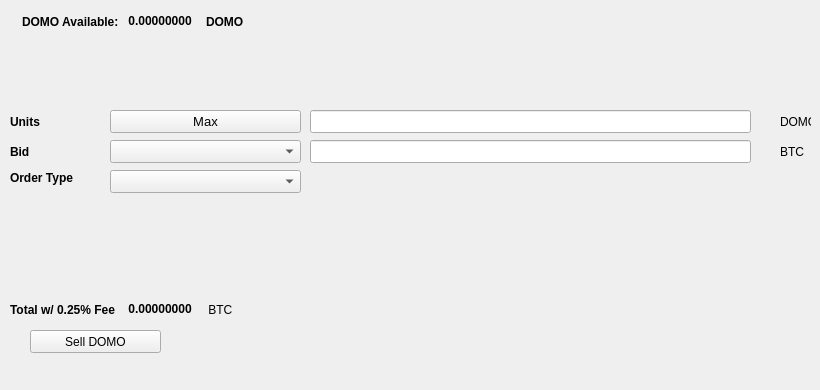
   <widget class="QWidget" name="SellTab">
    <attribute name="title">
     <string>Sell</string>
    </attribute>
    <widget class="QLabel" name="label_16">
     <property name="geometry">
      <rect>
       <x>780</x>
       <y>140</y>
       <width>31</width>
       <height>23</height>
      </rect>
     </property>
     <property name="text">
      <string>BTC</string>
     </property>
    </widget>
    <widget class="QComboBox" name="SellBidcomboBox">
     <property name="geometry">
      <rect>
       <x>110</x>
       <y>140</y>
       <width>191</width>
       <height>23</height>
      </rect>
     </property>
     <property name="font">
      <font>
       <pointsize>10</pointsize>
      </font>
     </property>
    </widget>
    <widget class="QLabel" name="label_18">
     <property name="geometry">
      <rect>
       <x>10</x>
       <y>110</y>
       <width>46</width>
       <height>23</height>
      </rect>
     </property>
     <property name="font">
      <font>
       <weight>75</weight>
       <bold>true</bold>
      </font>
     </property>
     <property name="text">
      <string>Units</string>
     </property>
    </widget>
    <widget class="QPushButton" name="Sell_Max_Amount">
     <property name="geometry">
      <rect>
       <x>110</x>
       <y>110</y>
       <width>191</width>
       <height>23</height>
      </rect>
     </property>
     <property name="font">
      <font>
       <pointsize>10</pointsize>
      </font>
     </property>
     <property name="text">
      <string>Max</string>
     </property>
    </widget>
    <widget class="QLabel" name="label_20">
     <property name="geometry">
      <rect>
       <x>10</x>
       <y>170</y>
       <width>91</width>
       <height>16</height>
      </rect>
     </property>
     <property name="font">
      <font>
       <weight>75</weight>
       <bold>true</bold>
      </font>
     </property>
     <property name="text">
      <string>Order Type</string>
     </property>
    </widget>
    <widget class="QComboBox" name="SellOrdertypeCombo">
     <property name="geometry">
      <rect>
       <x>110</x>
       <y>170</y>
       <width>191</width>
       <height>23</height>
      </rect>
     </property>
     <property name="font">
      <font>
       <pointsize>10</pointsize>
      </font>
     </property>
    </widget>
    <widget class="QLabel" name="label_21">
     <property name="geometry">
      <rect>
       <x>10</x>
       <y>140</y>
       <width>46</width>
       <height>23</height>
      </rect>
     </property>
     <property name="font">
      <font>
       <weight>75</weight>
       <bold>true</bold>
      </font>
     </property>
     <property name="text">
      <string>Bid</string>
     </property>
    </widget>
    <widget class="QLabel" name="label_22">
     <property name="geometry">
      <rect>
       <x>780</x>
       <y>110</y>
       <width>31</width>
       <height>23</height>
      </rect>
     </property>
     <property name="text">
      <string>DOMO</string>
     </property>
    </widget>
    <widget class="QLineEdit" name="UnitsInputDOMO">
     <property name="geometry">
      <rect>
       <x>310</x>
       <y>110</y>
       <width>441</width>
       <height>23</height>
      </rect>
     </property>
     <property name="font">
      <font>
       <pointsize>9</pointsize>
       <weight>75</weight>
       <bold>true</bold>
      </font>
     </property>
    </widget>
    <widget class="QLineEdit" name="SellBidPriceEdit">
     <property name="geometry">
      <rect>
       <x>310</x>
       <y>140</y>
       <width>441</width>
       <height>23</height>
      </rect>
     </property>
     <property name="font">
      <font>
       <pointsize>9</pointsize>
       <weight>75</weight>
       <bold>true</bold>
      </font>
     </property>
    </widget>
    <widget class="QPushButton" name="SellDOMOBTN">
     <property name="geometry">
      <rect>
       <x>30</x>
       <y>330</y>
       <width>131</width>
       <height>23</height>
      </rect>
     </property>
     <property name="text">
      <string>Sell DOMO</string>
     </property>
     <property name="icon">
      <iconset resource="../domo">
       <normaloff>:/icons/bitcoin</normaloff>:/icons/bitcoin</iconset>
     </property>
    </widget>
    <widget class="QWidget" name="layoutWidget3">
     <property name="geometry">
      <rect>
       <x>22</x>
       <y>12</y>
       <width>258</width>
       <height>19</height>
      </rect>
     </property>
     <layout class="QHBoxLayout" name="horizontalLayout">
      <item>
       <widget class="QLabel" name="label232_2">
        <property name="font">
         <font>
          <weight>75</weight>
          <bold>true</bold>
         </font>
        </property>
        <property name="text">
         <string>DOMO Available:</string>
        </property>
       </widget>
      </item>
      <item>
       <widget class="QLabel" name="DOMOAvailableLabel">
        <property name="palette">
         <palette>
          <active>
           <colorrole role="WindowText">
            <brush brushstyle="SolidPattern">
             <color alpha="255">
              <red>0</red>
              <green>0</green>
              <blue>0</blue>
             </color>
            </brush>
           </colorrole>
           <colorrole role="Button">
            <brush brushstyle="SolidPattern">
             <color alpha="255">
              <red>0</red>
              <green>170</green>
              <blue>0</blue>
             </color>
            </brush>
           </colorrole>
           <colorrole role="Light">
            <brush brushstyle="SolidPattern">
             <color alpha="255">
              <red>0</red>
              <green>255</green>
              <blue>0</blue>
             </color>
            </brush>
           </colorrole>
           <colorrole role="Midlight">
            <brush brushstyle="SolidPattern">
             <color alpha="255">
              <red>0</red>
              <green>212</green>
              <blue>0</blue>
             </color>
            </brush>
           </colorrole>
           <colorrole role="Dark">
            <brush brushstyle="SolidPattern">
             <color alpha="255">
              <red>0</red>
              <green>85</green>
              <blue>0</blue>
             </color>
            </brush>
           </colorrole>
           <colorrole role="Mid">
            <brush brushstyle="SolidPattern">
             <color alpha="255">
              <red>0</red>
              <green>113</green>
              <blue>0</blue>
             </color>
            </brush>
           </colorrole>
           <colorrole role="Text">
            <brush brushstyle="SolidPattern">
             <color alpha="255">
              <red>0</red>
              <green>170</green>
              <blue>0</blue>
             </color>
            </brush>
           </colorrole>
           <colorrole role="BrightText">
            <brush brushstyle="SolidPattern">
             <color alpha="255">
              <red>255</red>
              <green>255</green>
              <blue>255</blue>
             </color>
            </brush>
           </colorrole>
           <colorrole role="ButtonText">
            <brush brushstyle="SolidPattern">
             <color alpha="255">
              <red>0</red>
              <green>0</green>
              <blue>0</blue>
             </color>
            </brush>
           </colorrole>
           <colorrole role="Base">
            <brush brushstyle="SolidPattern">
             <color alpha="255">
              <red>255</red>
              <green>255</green>
              <blue>255</blue>
             </color>
            </brush>
           </colorrole>
           <colorrole role="Window">
            <brush brushstyle="SolidPattern">
             <color alpha="255">
              <red>0</red>
              <green>170</green>
              <blue>0</blue>
             </color>
            </brush>
           </colorrole>
           <colorrole role="Shadow">
            <brush brushstyle="SolidPattern">
             <color alpha="255">
              <red>0</red>
              <green>0</green>
              <blue>0</blue>
             </color>
            </brush>
           </colorrole>
           <colorrole role="AlternateBase">
            <brush brushstyle="SolidPattern">
             <color alpha="255">
              <red>127</red>
              <green>212</green>
              <blue>127</blue>
             </color>
            </brush>
           </colorrole>
           <colorrole role="ToolTipBase">
            <brush brushstyle="SolidPattern">
             <color alpha="255">
              <red>255</red>
              <green>255</green>
              <blue>220</blue>
             </color>
            </brush>
           </colorrole>
           <colorrole role="ToolTipText">
            <brush brushstyle="SolidPattern">
             <color alpha="255">
              <red>0</red>
              <green>0</green>
              <blue>0</blue>
             </color>
            </brush>
           </colorrole>
          </active>
          <inactive>
           <colorrole role="WindowText">
            <brush brushstyle="SolidPattern">
             <color alpha="255">
              <red>0</red>
              <green>0</green>
              <blue>0</blue>
             </color>
            </brush>
           </colorrole>
           <colorrole role="Button">
            <brush brushstyle="SolidPattern">
             <color alpha="255">
              <red>0</red>
              <green>170</green>
              <blue>0</blue>
             </color>
            </brush>
           </colorrole>
           <colorrole role="Light">
            <brush brushstyle="SolidPattern">
             <color alpha="255">
              <red>0</red>
              <green>255</green>
              <blue>0</blue>
             </color>
            </brush>
           </colorrole>
           <colorrole role="Midlight">
            <brush brushstyle="SolidPattern">
             <color alpha="255">
              <red>0</red>
              <green>212</green>
              <blue>0</blue>
             </color>
            </brush>
           </colorrole>
           <colorrole role="Dark">
            <brush brushstyle="SolidPattern">
             <color alpha="255">
              <red>0</red>
              <green>85</green>
              <blue>0</blue>
             </color>
            </brush>
           </colorrole>
           <colorrole role="Mid">
            <brush brushstyle="SolidPattern">
             <color alpha="255">
              <red>0</red>
              <green>113</green>
              <blue>0</blue>
             </color>
            </brush>
           </colorrole>
           <colorrole role="Text">
            <brush brushstyle="SolidPattern">
             <color alpha="255">
              <red>0</red>
              <green>170</green>
              <blue>0</blue>
             </color>
            </brush>
           </colorrole>
           <colorrole role="BrightText">
            <brush brushstyle="SolidPattern">
             <color alpha="255">
              <red>255</red>
              <green>255</green>
              <blue>255</blue>
             </color>
            </brush>
           </colorrole>
           <colorrole role="ButtonText">
            <brush brushstyle="SolidPattern">
             <color alpha="255">
              <red>0</red>
              <green>0</green>
              <blue>0</blue>
             </color>
            </brush>
           </colorrole>
           <colorrole role="Base">
            <brush brushstyle="SolidPattern">
             <color alpha="255">
              <red>255</red>
              <green>255</green>
              <blue>255</blue>
             </color>
            </brush>
           </colorrole>
           <colorrole role="Window">
            <brush brushstyle="SolidPattern">
             <color alpha="255">
              <red>0</red>
              <green>170</green>
              <blue>0</blue>
             </color>
            </brush>
           </colorrole>
           <colorrole role="Shadow">
            <brush brushstyle="SolidPattern">
             <color alpha="255">
              <red>0</red>
              <green>0</green>
              <blue>0</blue>
             </color>
            </brush>
           </colorrole>
           <colorrole role="AlternateBase">
            <brush brushstyle="SolidPattern">
             <color alpha="255">
              <red>127</red>
              <green>212</green>
              <blue>127</blue>
             </color>
            </brush>
           </colorrole>
           <colorrole role="ToolTipBase">
            <brush brushstyle="SolidPattern">
             <color alpha="255">
              <red>255</red>
              <green>255</green>
              <blue>220</blue>
             </color>
            </brush>
           </colorrole>
           <colorrole role="ToolTipText">
            <brush brushstyle="SolidPattern">
             <color alpha="255">
              <red>0</red>
              <green>0</green>
              <blue>0</blue>
             </color>
            </brush>
           </colorrole>
          </inactive>
          <disabled>
           <colorrole role="WindowText">
            <brush brushstyle="SolidPattern">
             <color alpha="255">
              <red>0</red>
              <green>85</green>
              <blue>0</blue>
             </color>
            </brush>
           </colorrole>
           <colorrole role="Button">
            <brush brushstyle="SolidPattern">
             <color alpha="255">
              <red>0</red>
              <green>170</green>
              <blue>0</blue>
             </color>
            </brush>
           </colorrole>
           <colorrole role="Light">
            <brush brushstyle="SolidPattern">
             <color alpha="255">
              <red>0</red>
              <green>255</green>
              <blue>0</blue>
             </color>
            </brush>
           </colorrole>
           <colorrole role="Midlight">
            <brush brushstyle="SolidPattern">
             <color alpha="255">
              <red>0</red>
              <green>212</green>
              <blue>0</blue>
             </color>
            </brush>
           </colorrole>
           <colorrole role="Dark">
            <brush brushstyle="SolidPattern">
             <color alpha="255">
              <red>0</red>
              <green>85</green>
              <blue>0</blue>
             </color>
            </brush>
           </colorrole>
           <colorrole role="Mid">
            <brush brushstyle="SolidPattern">
             <color alpha="255">
              <red>0</red>
              <green>113</green>
              <blue>0</blue>
             </color>
            </brush>
           </colorrole>
           <colorrole role="Text">
            <brush brushstyle="SolidPattern">
             <color alpha="255">
              <red>0</red>
              <green>85</green>
              <blue>0</blue>
             </color>
            </brush>
           </colorrole>
           <colorrole role="BrightText">
            <brush brushstyle="SolidPattern">
             <color alpha="255">
              <red>255</red>
              <green>255</green>
              <blue>255</blue>
             </color>
            </brush>
           </colorrole>
           <colorrole role="ButtonText">
            <brush brushstyle="SolidPattern">
             <color alpha="255">
              <red>0</red>
              <green>85</green>
              <blue>0</blue>
             </color>
            </brush>
           </colorrole>
           <colorrole role="Base">
            <brush brushstyle="SolidPattern">
             <color alpha="255">
              <red>0</red>
              <green>170</green>
              <blue>0</blue>
             </color>
            </brush>
           </colorrole>
           <colorrole role="Window">
            <brush brushstyle="SolidPattern">
             <color alpha="255">
              <red>0</red>
              <green>170</green>
              <blue>0</blue>
             </color>
            </brush>
           </colorrole>
           <colorrole role="Shadow">
            <brush brushstyle="SolidPattern">
             <color alpha="255">
              <red>0</red>
              <green>0</green>
              <blue>0</blue>
             </color>
            </brush>
           </colorrole>
           <colorrole role="AlternateBase">
            <brush brushstyle="SolidPattern">
             <color alpha="255">
              <red>0</red>
              <green>170</green>
              <blue>0</blue>
             </color>
            </brush>
           </colorrole>
           <colorrole role="ToolTipBase">
            <brush brushstyle="SolidPattern">
             <color alpha="255">
              <red>255</red>
              <green>255</green>
              <blue>220</blue>
             </color>
            </brush>
           </colorrole>
           <colorrole role="ToolTipText">
            <brush brushstyle="SolidPattern">
             <color alpha="255">
              <red>0</red>
              <green>0</green>
              <blue>0</blue>
             </color>
            </brush>
           </colorrole>
          </disabled>
         </palette>
        </property>
        <property name="font">
         <font>
          <weight>75</weight>
          <bold>true</bold>
         </font>
        </property>
        <property name="text">
         <string> 0.00000000 </string>
        </property>
        <property name="textInteractionFlags">
         <set>Qt::LinksAccessibleByMouse|Qt::TextSelectableByKeyboard|Qt::TextSelectableByMouse</set>
        </property>
       </widget>
      </item>
      <item>
       <widget class="QLabel" name="labelDOMO">
        <property name="font">
         <font>
          <weight>75</weight>
          <bold>true</bold>
         </font>
        </property>
        <property name="text">
         <string>DOMO</string>
        </property>
       </widget>
      </item>
     </layout>
    </widget>
    <widget class="QWidget" name="layoutWidget">
     <property name="geometry">
      <rect>
       <x>10</x>
       <y>300</y>
       <width>268</width>
       <height>19</height>
      </rect>
     </property>
     <layout class="QHBoxLayout" name="horizontalLayout_2">
      <item>
       <widget class="QLabel" name="label_19">
        <property name="font">
         <font>
          <weight>75</weight>
          <bold>true</bold>
         </font>
        </property>
        <property name="text">
         <string>Total w/ 0.25% Fee </string>
        </property>
       </widget>
      </item>
      <item>
       <widget class="QLabel" name="SellCostLabel">
        <property name="palette">
         <palette>
          <active>
           <colorrole role="WindowText">
            <brush brushstyle="SolidPattern">
             <color alpha="255">
              <red>0</red>
              <green>0</green>
              <blue>0</blue>
             </color>
            </brush>
           </colorrole>
           <colorrole role="Button">
            <brush brushstyle="SolidPattern">
             <color alpha="255">
              <red>0</red>
              <green>170</green>
              <blue>0</blue>
             </color>
            </brush>
           </colorrole>
           <colorrole role="Light">
            <brush brushstyle="SolidPattern">
             <color alpha="255">
              <red>0</red>
              <green>255</green>
              <blue>0</blue>
             </color>
            </brush>
           </colorrole>
           <colorrole role="Midlight">
            <brush brushstyle="SolidPattern">
             <color alpha="255">
              <red>0</red>
              <green>212</green>
              <blue>0</blue>
             </color>
            </brush>
           </colorrole>
           <colorrole role="Dark">
            <brush brushstyle="SolidPattern">
             <color alpha="255">
              <red>0</red>
              <green>85</green>
              <blue>0</blue>
             </color>
            </brush>
           </colorrole>
           <colorrole role="Mid">
            <brush brushstyle="SolidPattern">
             <color alpha="255">
              <red>0</red>
              <green>113</green>
              <blue>0</blue>
             </color>
            </brush>
           </colorrole>
           <colorrole role="Text">
            <brush brushstyle="SolidPattern">
             <color alpha="255">
              <red>0</red>
              <green>170</green>
              <blue>0</blue>
             </color>
            </brush>
           </colorrole>
           <colorrole role="BrightText">
            <brush brushstyle="SolidPattern">
             <color alpha="255">
              <red>255</red>
              <green>255</green>
              <blue>255</blue>
             </color>
            </brush>
           </colorrole>
           <colorrole role="ButtonText">
            <brush brushstyle="SolidPattern">
             <color alpha="255">
              <red>0</red>
              <green>0</green>
              <blue>0</blue>
             </color>
            </brush>
           </colorrole>
           <colorrole role="Base">
            <brush brushstyle="SolidPattern">
             <color alpha="255">
              <red>255</red>
              <green>255</green>
              <blue>255</blue>
             </color>
            </brush>
           </colorrole>
           <colorrole role="Window">
            <brush brushstyle="SolidPattern">
             <color alpha="255">
              <red>0</red>
              <green>170</green>
              <blue>0</blue>
             </color>
            </brush>
           </colorrole>
           <colorrole role="Shadow">
            <brush brushstyle="SolidPattern">
             <color alpha="255">
              <red>0</red>
              <green>0</green>
              <blue>0</blue>
             </color>
            </brush>
           </colorrole>
           <colorrole role="AlternateBase">
            <brush brushstyle="SolidPattern">
             <color alpha="255">
              <red>127</red>
              <green>212</green>
              <blue>127</blue>
             </color>
            </brush>
           </colorrole>
           <colorrole role="ToolTipBase">
            <brush brushstyle="SolidPattern">
             <color alpha="255">
              <red>255</red>
              <green>255</green>
              <blue>220</blue>
             </color>
            </brush>
           </colorrole>
           <colorrole role="ToolTipText">
            <brush brushstyle="SolidPattern">
             <color alpha="255">
              <red>0</red>
              <green>0</green>
              <blue>0</blue>
             </color>
            </brush>
           </colorrole>
          </active>
          <inactive>
           <colorrole role="WindowText">
            <brush brushstyle="SolidPattern">
             <color alpha="255">
              <red>0</red>
              <green>0</green>
              <blue>0</blue>
             </color>
            </brush>
           </colorrole>
           <colorrole role="Button">
            <brush brushstyle="SolidPattern">
             <color alpha="255">
              <red>0</red>
              <green>170</green>
              <blue>0</blue>
             </color>
            </brush>
           </colorrole>
           <colorrole role="Light">
            <brush brushstyle="SolidPattern">
             <color alpha="255">
              <red>0</red>
              <green>255</green>
              <blue>0</blue>
             </color>
            </brush>
           </colorrole>
           <colorrole role="Midlight">
            <brush brushstyle="SolidPattern">
             <color alpha="255">
              <red>0</red>
              <green>212</green>
              <blue>0</blue>
             </color>
            </brush>
           </colorrole>
           <colorrole role="Dark">
            <brush brushstyle="SolidPattern">
             <color alpha="255">
              <red>0</red>
              <green>85</green>
              <blue>0</blue>
             </color>
            </brush>
           </colorrole>
           <colorrole role="Mid">
            <brush brushstyle="SolidPattern">
             <color alpha="255">
              <red>0</red>
              <green>113</green>
              <blue>0</blue>
             </color>
            </brush>
           </colorrole>
           <colorrole role="Text">
            <brush brushstyle="SolidPattern">
             <color alpha="255">
              <red>0</red>
              <green>170</green>
              <blue>0</blue>
             </color>
            </brush>
           </colorrole>
           <colorrole role="BrightText">
            <brush brushstyle="SolidPattern">
             <color alpha="255">
              <red>255</red>
              <green>255</green>
              <blue>255</blue>
             </color>
            </brush>
           </colorrole>
           <colorrole role="ButtonText">
            <brush brushstyle="SolidPattern">
             <color alpha="255">
              <red>0</red>
              <green>0</green>
              <blue>0</blue>
             </color>
            </brush>
           </colorrole>
           <colorrole role="Base">
            <brush brushstyle="SolidPattern">
             <color alpha="255">
              <red>255</red>
              <green>255</green>
              <blue>255</blue>
             </color>
            </brush>
           </colorrole>
           <colorrole role="Window">
            <brush brushstyle="SolidPattern">
             <color alpha="255">
              <red>0</red>
              <green>170</green>
              <blue>0</blue>
             </color>
            </brush>
           </colorrole>
           <colorrole role="Shadow">
            <brush brushstyle="SolidPattern">
             <color alpha="255">
              <red>0</red>
              <green>0</green>
              <blue>0</blue>
             </color>
            </brush>
           </colorrole>
           <colorrole role="AlternateBase">
            <brush brushstyle="SolidPattern">
             <color alpha="255">
              <red>127</red>
              <green>212</green>
              <blue>127</blue>
             </color>
            </brush>
           </colorrole>
           <colorrole role="ToolTipBase">
            <brush brushstyle="SolidPattern">
             <color alpha="255">
              <red>255</red>
              <green>255</green>
              <blue>220</blue>
             </color>
            </brush>
           </colorrole>
           <colorrole role="ToolTipText">
            <brush brushstyle="SolidPattern">
             <color alpha="255">
              <red>0</red>
              <green>0</green>
              <blue>0</blue>
             </color>
            </brush>
           </colorrole>
          </inactive>
          <disabled>
           <colorrole role="WindowText">
            <brush brushstyle="SolidPattern">
             <color alpha="255">
              <red>0</red>
              <green>85</green>
              <blue>0</blue>
             </color>
            </brush>
           </colorrole>
           <colorrole role="Button">
            <brush brushstyle="SolidPattern">
             <color alpha="255">
              <red>0</red>
              <green>170</green>
              <blue>0</blue>
             </color>
            </brush>
           </colorrole>
           <colorrole role="Light">
            <brush brushstyle="SolidPattern">
             <color alpha="255">
              <red>0</red>
              <green>255</green>
              <blue>0</blue>
             </color>
            </brush>
           </colorrole>
           <colorrole role="Midlight">
            <brush brushstyle="SolidPattern">
             <color alpha="255">
              <red>0</red>
              <green>212</green>
              <blue>0</blue>
             </color>
            </brush>
           </colorrole>
           <colorrole role="Dark">
            <brush brushstyle="SolidPattern">
             <color alpha="255">
              <red>0</red>
              <green>85</green>
              <blue>0</blue>
             </color>
            </brush>
           </colorrole>
           <colorrole role="Mid">
            <brush brushstyle="SolidPattern">
             <color alpha="255">
              <red>0</red>
              <green>113</green>
              <blue>0</blue>
             </color>
            </brush>
           </colorrole>
           <colorrole role="Text">
            <brush brushstyle="SolidPattern">
             <color alpha="255">
              <red>0</red>
              <green>85</green>
              <blue>0</blue>
             </color>
            </brush>
           </colorrole>
           <colorrole role="BrightText">
            <brush brushstyle="SolidPattern">
             <color alpha="255">
              <red>255</red>
              <green>255</green>
              <blue>255</blue>
             </color>
            </brush>
           </colorrole>
           <colorrole role="ButtonText">
            <brush brushstyle="SolidPattern">
             <color alpha="255">
              <red>0</red>
              <green>85</green>
              <blue>0</blue>
             </color>
            </brush>
           </colorrole>
           <colorrole role="Base">
            <brush brushstyle="SolidPattern">
             <color alpha="255">
              <red>0</red>
              <green>170</green>
              <blue>0</blue>
             </color>
            </brush>
           </colorrole>
           <colorrole role="Window">
            <brush brushstyle="SolidPattern">
             <color alpha="255">
              <red>0</red>
              <green>170</green>
              <blue>0</blue>
             </color>
            </brush>
           </colorrole>
           <colorrole role="Shadow">
            <brush brushstyle="SolidPattern">
             <color alpha="255">
              <red>0</red>
              <green>0</green>
              <blue>0</blue>
             </color>
            </brush>
           </colorrole>
           <colorrole role="AlternateBase">
            <brush brushstyle="SolidPattern">
             <color alpha="255">
              <red>0</red>
              <green>170</green>
              <blue>0</blue>
             </color>
            </brush>
           </colorrole>
           <colorrole role="ToolTipBase">
            <brush brushstyle="SolidPattern">
             <color alpha="255">
              <red>255</red>
              <green>255</green>
              <blue>220</blue>
             </color>
            </brush>
           </colorrole>
           <colorrole role="ToolTipText">
            <brush brushstyle="SolidPattern">
             <color alpha="255">
              <red>0</red>
              <green>0</green>
              <blue>0</blue>
             </color>
            </brush>
           </colorrole>
          </disabled>
         </palette>
        </property>
        <property name="font">
         <font>
          <weight>75</weight>
          <bold>true</bold>
         </font>
        </property>
        <property name="autoFillBackground">
         <bool>false</bool>
        </property>
        <property name="text">
         <string> 0.00000000</string>
        </property>
        <property name="textInteractionFlags">
         <set>Qt::LinksAccessibleByMouse|Qt::TextSelectableByMouse</set>
        </property>
       </widget>
      </item>
      <item>
       <widget class="QLabel" name="label_17">
        <property name="font">
         <font>
          <weight>50</weight>
          <bold>false</bold>
         </font>
        </property>
        <property name="text">
         <string> BTC</string>
        </property>
       </widget>
      </item>
     </layout>
    </widget>
    <widget class="QLabel" name="label_23">
     <property name="geometry">
      <rect>
       <x>460</x>
       <y>300</y>
       <width>281</width>
       <height>81</height>
      </rect>
     </property>
     <property name="text">
      <string/>
     </property>
     <property name="pixmap">
      <pixmap>:/images/bittrex</pixmap>
     </property>
    </widget>
   </widget>
